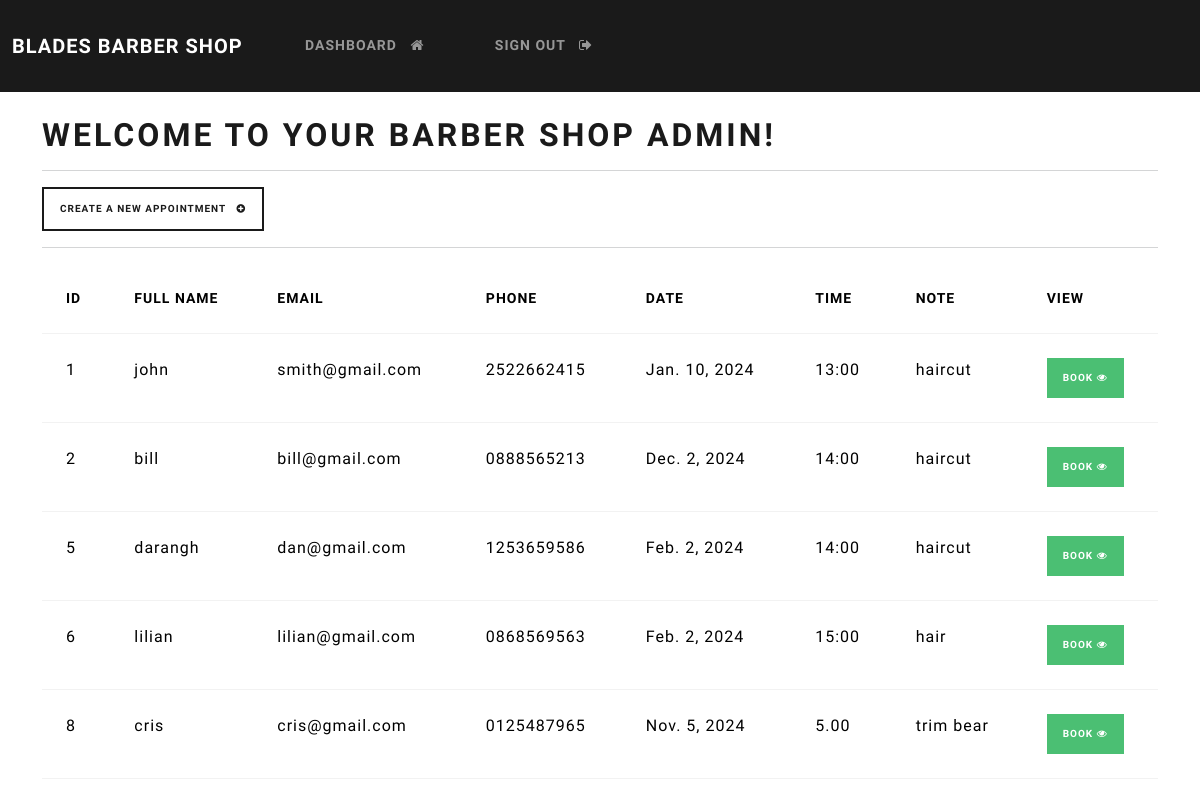
The page /dashboard (signed in) on the database its author committed.
### app/models.py (models this page shows, shortened)
class Record(models.Model):
    fname = models.CharField(max_length=100)
    email = models.CharField(max_length=255)
    phone = models.CharField(max_length=20)
    date = models.DateField(blank=True,null=True)
    time = models.CharField(max_length=10,blank=True,null=True)
    note = models.CharField(max_length=100,blank=True,null=True)

### app/views.py (the view)
# urls.py: path('dashboard', views.dashboard, name="dashboard"),
@login_required(login_url='login')
def dashboard(request):
    my_records = Record.objects.all()
    context = {'records': my_records}
    return render(request, 'account/dashboard.html', context=context)

### templates/account/dashboard.html
{% extends 'account/base.html' %}
{% block content %}
    <h1>Welcome to your Barber Shop {{user}}!</h1>
    <hr>
    <a class="btn btn-outline-primary btn-sm" href="{% url 'create-record' %}">
        Create a new appointment &nbsp; <i class="fa fa-plus-circle" aria-hidden="true"></i>
    </a>
    <hr>
    <table class="table table-hover">
        <thead>
            <tr>
                <th scope="col"> ID </th>
                <th scope="col"> Full name </th>
                <th scope="col"> Email </th>
                <th scope="col"> Phone </th>
                <th scope="col"> Date </th>
                <th scope="col"> Time </th>
                <th scope="col"> Note </th>
                <th scope="col"> View </th>
            </tr>
        </thead>
        <tbody>
    {% if records %}
        {% for record in records %}
        <tr>
            <td> {{record.id}}</td>
            <td> {{record.fname}}</td>
            <td> {{record.email}}</td>
            <td> {{record.phone}}</td>
            <td> {{record.date}}</td>
            <td> {{record.time}}</td>
            <td> {{record.note}}</td>
            <td> <a class="btn btn-success btn-sm" href="{% url 'record' record.id %}">BOOK <i class="fa fa-eye" aria-hidden="true"></i> </a> </td>
        </tr>
        {% endfor %}
    {% endif %}
        </tbody>
        </table>
{% endblock %}

### rows shown on the page
Record: id "1", fname "john", email "smith@gmail.com", phone "2522662415", date "Jan. 10, 2024", time "13:00", note "haircut"
Record: id "2", fname "bill", email "bill@gmail.com", phone "0888565213", date "Dec. 2, 2024", time "14:00", note "haircut"
Record: id "5", fname "darangh", email "dan@gmail.com", phone "1253659586", date "Feb. 2, 2024", time "14:00", note "haircut"
Record: id "6", fname "lilian", email "lilian@gmail.com", phone "0868569563", date "Feb. 2, 2024", time "15:00", note "hair"
Record: id "8", fname "cris", email "cris@gmail.com", phone "0125487965", date "Nov. 5, 2024", time "5.00", note "trim bear"

### other values the page prints
{{ user }} "ADMIN"
